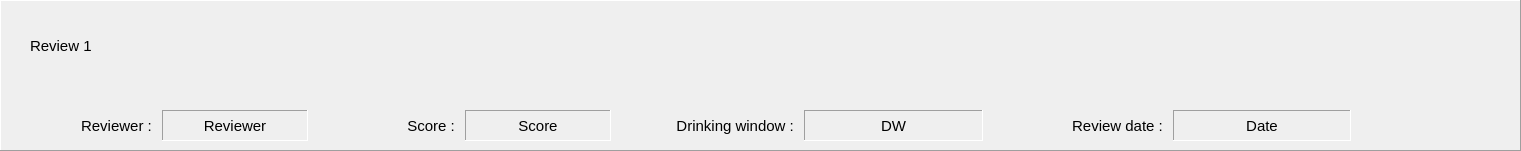
         <widget class="QFrame" name="review1">
          <property name="geometry">
           <rect>
            <x>30</x>
            <y>540</y>
            <width>1521</width>
            <height>151</height>
           </rect>
          </property>
          <property name="frameShape">
           <enum>QFrame::Panel</enum>
          </property>
          <property name="frameShadow">
           <enum>QFrame::Raised</enum>
          </property>
          <widget class="QWidget" name="reviewwidget" native="true">
           <property name="geometry">
            <rect>
             <x>10</x>
             <y>0</y>
             <width>1511</width>
             <height>151</height>
            </rect>
           </property>
           <property name="styleSheet">
            <string notr="true">
</string>
           </property>
           <widget class="QLabel" name="reviewlabel">
            <property name="geometry">
             <rect>
              <x>20</x>
              <y>0</y>
              <width>1481</width>
              <height>91</height>
             </rect>
            </property>
            <property name="font">
             <font>
              <family>Arial</family>
              <pointsize>11</pointsize>
             </font>
            </property>
            <property name="text">
             <string>Review 1</string>
            </property>
            <property name="wordWrap">
             <bool>true</bool>
            </property>
           </widget>
           <widget class="QWidget" name="horizontalLayoutWidget">
            <property name="geometry">
             <rect>
              <x>0</x>
              <y>110</y>
              <width>601</width>
              <height>31</height>
             </rect>
            </property>
            <layout class="QHBoxLayout" name="horizontalLayout">
             <item>
              <widget class="QLabel" name="reviewerlab">
               <property name="font">
                <font>
                 <family>Arial</family>
                 <pointsize>11</pointsize>
                </font>
               </property>
               <property name="text">
                <string>Reviewer : </string>
               </property>
               <property name="textFormat">
                <enum>Qt::PlainText</enum>
               </property>
               <property name="alignment">
                <set>Qt::AlignRight|Qt::AlignTrailing|Qt::AlignVCenter</set>
               </property>
              </widget>
             </item>
             <item>
              <widget class="QLabel" name="reviewerlabel">
               <property name="font">
                <font>
                 <family>Arial</family>
                 <pointsize>11</pointsize>
                </font>
               </property>
               <property name="frameShape">
                <enum>QFrame::Panel</enum>
               </property>
               <property name="frameShadow">
                <enum>QFrame::Sunken</enum>
               </property>
               <property name="text">
                <string>Reviewer</string>
               </property>
               <property name="alignment">
                <set>Qt::AlignCenter</set>
               </property>
              </widget>
             </item>
             <item>
              <widget class="QLabel" name="scorelab">
               <property name="font">
                <font>
                 <family>Arial</family>
                 <pointsize>11</pointsize>
                </font>
               </property>
               <property name="text">
                <string>Score : </string>
               </property>
               <property name="textFormat">
                <enum>Qt::PlainText</enum>
               </property>
               <property name="alignment">
                <set>Qt::AlignRight|Qt::AlignTrailing|Qt::AlignVCenter</set>
               </property>
              </widget>
             </item>
             <item>
              <widget class="QLabel" name="scorelabel">
               <property name="font">
                <font>
                 <family>Arial</family>
                 <pointsize>11</pointsize>
                </font>
               </property>
               <property name="frameShape">
                <enum>QFrame::Panel</enum>
               </property>
               <property name="frameShadow">
                <enum>QFrame::Sunken</enum>
               </property>
               <property name="text">
                <string>Score</string>
               </property>
               <property name="alignment">
                <set>Qt::AlignCenter</set>
               </property>
              </widget>
             </item>
            </layout>
           </widget>
           <widget class="QWidget" name="horizontalLayoutWidget_2">
            <property name="geometry">
             <rect>
              <x>610</x>
              <y>110</y>
              <width>731</width>
              <height>31</height>
             </rect>
            </property>
            <layout class="QHBoxLayout" name="horizontalLayout_2">
             <item>
              <widget class="QLabel" name="drinkwindowlab">
               <property name="font">
                <font>
                 <family>Arial</family>
                 <pointsize>11</pointsize>
                </font>
               </property>
               <property name="text">
                <string>Drinking window : </string>
               </property>
               <property name="textFormat">
                <enum>Qt::PlainText</enum>
               </property>
               <property name="alignment">
                <set>Qt::AlignRight|Qt::AlignTrailing|Qt::AlignVCenter</set>
               </property>
              </widget>
             </item>
             <item>
              <widget class="QLabel" name="drinkwindowlabel">
               <property name="font">
                <font>
                 <family>Arial</family>
                 <pointsize>11</pointsize>
                </font>
               </property>
               <property name="frameShape">
                <enum>QFrame::Panel</enum>
               </property>
               <property name="frameShadow">
                <enum>QFrame::Sunken</enum>
               </property>
               <property name="text">
                <string>DW</string>
               </property>
               <property name="alignment">
                <set>Qt::AlignCenter</set>
               </property>
              </widget>
             </item>
             <item>
              <widget class="QLabel" name="reviewdatelab">
               <property name="font">
                <font>
                 <family>Arial</family>
                 <pointsize>11</pointsize>
                </font>
               </property>
               <property name="text">
                <string>Review date : </string>
               </property>
               <property name="textFormat">
                <enum>Qt::PlainText</enum>
               </property>
               <property name="alignment">
                <set>Qt::AlignRight|Qt::AlignTrailing|Qt::AlignVCenter</set>
               </property>
              </widget>
             </item>
             <item>
              <widget class="QLabel" name="reviewdatelabel">
               <property name="font">
                <font>
                 <family>Arial</family>
                 <pointsize>11</pointsize>
                </font>
               </property>
               <property name="frameShape">
                <enum>QFrame::Panel</enum>
               </property>
               <property name="frameShadow">
                <enum>QFrame::Sunken</enum>
               </property>
               <property name="text">
                <string>Date</string>
               </property>
               <property name="alignment">
                <set>Qt::AlignCenter</set>
               </property>
              </widget>
             </item>
            </layout>
           </widget>
          </widget>
         </widget>
